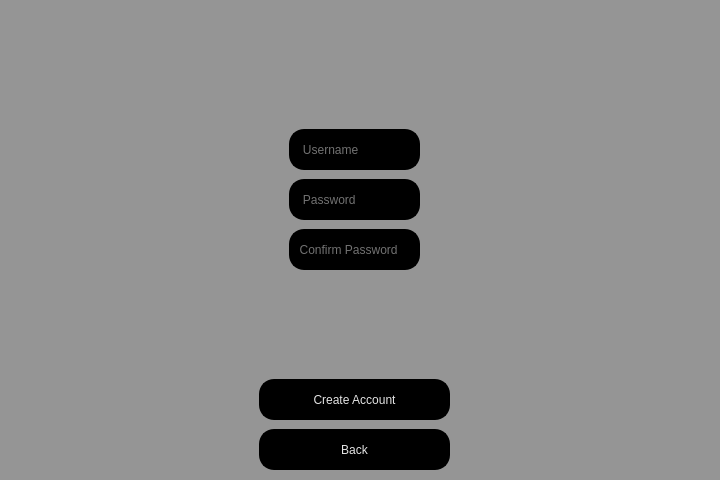
<?xml version="1.0" encoding="UTF-8"?>
<ui version="4.0">
 <class>Dialog</class>
 <widget class="QDialog" name="Dialog">
  <property name="geometry">
   <rect>
    <x>0</x>
    <y>0</y>
    <width>720</width>
    <height>480</height>
   </rect>
  </property>
  <property name="windowTitle">
   <string>Dialog</string>
  </property>
  <widget class="QWidget" name="widget" native="true">
   <property name="geometry">
    <rect>
     <x>-1</x>
     <y>-1</y>
     <width>721</width>
     <height>491</height>
    </rect>
   </property>
   <property name="styleSheet">
    <string notr="true">background-color: rgb(149, 149, 149);</string>
   </property>
   <widget class="QLineEdit" name="username">
    <property name="geometry">
     <rect>
      <x>290</x>
      <y>130</y>
      <width>131</width>
      <height>41</height>
     </rect>
    </property>
    <property name="autoFillBackground">
     <bool>false</bool>
    </property>
    <property name="styleSheet">
     <string notr="true">QLineEdit {
            background-color: rgb(0, 0, 0);
color: rgb(228, 228, 228);
border-color: black;
border-radius: 15px;
border-style: solid;
border-width: 2px;
font: 10pt &quot;Luminari&quot;;
        }
        QLineEdit:focus {
           border-color: yellow;
        }</string>
    </property>
    <property name="text">
     <string/>
    </property>
    <property name="frame">
     <bool>true</bool>
    </property>
    <property name="cursorPosition">
     <number>0</number>
    </property>
    <property name="alignment">
     <set>Qt::AlignLeading|Qt::AlignLeft|Qt::AlignVCenter</set>
    </property>
    <property name="dragEnabled">
     <bool>false</bool>
    </property>
    <property name="readOnly">
     <bool>false</bool>
    </property>
    <property name="placeholderText">
     <string>   Username</string>
    </property>
   </widget>
   <widget class="QLineEdit" name="password">
    <property name="geometry">
     <rect>
      <x>290</x>
      <y>180</y>
      <width>131</width>
      <height>41</height>
     </rect>
    </property>
    <property name="styleSheet">
     <string notr="true">QLineEdit {
            background-color: rgb(0, 0, 0);
color: rgb(228, 228, 228);
border-color: black;
border-radius: 15px;
border-style: solid;
border-width: 2px;
font: 10pt &quot;Luminari&quot;;
        }
        QLineEdit:focus {
           border-color: yellow;
        }</string>
    </property>
    <property name="echoMode">
     <enum>QLineEdit::Password</enum>
    </property>
    <property name="placeholderText">
     <string>   Password</string>
    </property>
    <property name="clearButtonEnabled">
     <bool>false</bool>
    </property>
   </widget>
   <widget class="QPushButton" name="createacc">
    <property name="geometry">
     <rect>
      <x>260</x>
      <y>380</y>
      <width>191</width>
      <height>41</height>
     </rect>
    </property>
    <property name="styleSheet">
     <string notr="true">QPushButton {
            background-color: rgb(0, 0, 0);
color: rgb(228, 228, 228);
border-color: black;
border-radius: 15px;
border-style: solid;
border-width: 2px;
font: 10pt &quot;Luminari&quot;;
        }
        QPushButton:hover {
           border-color: yellow;
		   color: yellow; 
		   
			background-color: black;
		   border-width: 2px;
        }</string>
    </property>
    <property name="text">
     <string>Create Account</string>
    </property>
   </widget>
   <widget class="QPushButton" name="back">
    <property name="geometry">
     <rect>
      <x>260</x>
      <y>430</y>
      <width>191</width>
      <height>41</height>
     </rect>
    </property>
    <property name="styleSheet">
     <string notr="true">QPushButton {
            background-color: rgb(0, 0, 0);
color: rgb(228, 228, 228);
border-color: black;
border-radius: 15px;
border-style: solid;
border-width: 2px;
font: 10pt &quot;Luminari&quot;;
        }
        QPushButton:hover {
           border-color: yellow;
		   color: yellow; 
		   
			background-color: black;
		   border-width: 2px;
        }</string>
    </property>
    <property name="text">
     <string>Back</string>
    </property>
   </widget>
   <widget class="QLabel" name="title">
    <property name="geometry">
     <rect>
      <x>250</x>
      <y>40</y>
      <width>221</width>
      <height>81</height>
     </rect>
    </property>
    <property name="styleSheet">
     <string notr="true">font: 38pt &quot;Luminari&quot;;
color: white;</string>
    </property>
    <property name="text">
     <string/>
    </property>
    <property name="pixmap">
     <pixmap>saboo.png</pixmap>
    </property>
    <property name="scaledContents">
     <bool>true</bool>
    </property>
   </widget>
   <widget class="QLabel" name="error">
    <property name="geometry">
     <rect>
      <x>280</x>
      <y>310</y>
      <width>171</width>
      <height>41</height>
     </rect>
    </property>
    <property name="styleSheet">
     <string notr="true">font: 10pt &quot;Luminari&quot;;
color: rgb(124, 0, 0);</string>
    </property>
    <property name="text">
     <string/>
    </property>
   </widget>
   <widget class="QLineEdit" name="password_2">
    <property name="geometry">
     <rect>
      <x>290</x>
      <y>230</y>
      <width>131</width>
      <height>41</height>
     </rect>
    </property>
    <property name="styleSheet">
     <string notr="true">QLineEdit {
            background-color: rgb(0, 0, 0);
color: rgb(228, 228, 228);
border-color: black;
border-radius: 15px;
border-style: solid;
border-width: 2px;
font: 10pt &quot;Luminari&quot;;
        }
        QLineEdit:focus {
           border-color: yellow;
        }</string>
    </property>
    <property name="text">
     <string/>
    </property>
    <property name="echoMode">
     <enum>QLineEdit::Password</enum>
    </property>
    <property name="placeholderText">
     <string>  Confirm Password</string>
    </property>
    <property name="clearButtonEnabled">
     <bool>false</bool>
    </property>
   </widget>
  </widget>
 </widget>
 <resources/>
 <connections/>
</ui>
